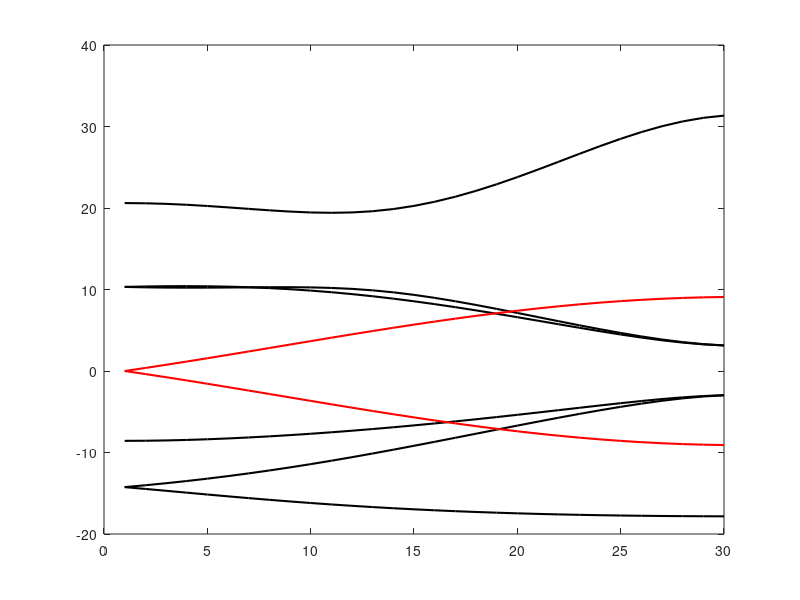

Write the MATLAB code that produced this figure.
clc
clear all
clear figure
a = 2.46*10^(-10);          % real lattice constant
Hss = -6.769; Hsp = -5.580; Hs = -5.037; Hp = -3.033;      % Parameters
Sss =  0.212; Ssp =  0.102; Ss =  0.146; Sp =  0.129;
E2s = -8.868;
%%%%%%%%%%%%%%%%%%%%%%%%%%%%%%%%%%%%%%%%%%%%%%%%%%%%%%%%%%%%%%%%%%%%%%%%%%%
%                           K to Gamma                                    %
%%%%%%%%%%%%%%%%%%%%%%%%%%%%%%%%%%%%%%%%%%%%%%%%%%%%%%%%%%%%%%%%%%%%%%%%%%%

for n=1:30
    kxx = (2*pi/(sqrt(3)*a))*(1-((n-1)/30));
    kyy = ((2*pi/(3*a))*(1-((n-1)/30)));

    H=zeros(6);
    H(1,1) = E2s;
    H(1,4) = Hss*(exp(i*kxx*(a/sqrt(3))) + 2*exp(-i*kxx*(a/(2*sqrt(3))))*cos(kyy*a/2));
    H(1,5) = Hsp*(-exp(i*kxx*(a/sqrt(3))) + exp(-i*kxx*(a/(2*sqrt(3))))*cos(kyy*a/2));
    H(1,6) = -i*sqrt(3)*Hsp*exp(-i*kxx*a/(2*sqrt(3)))*sin(kyy*a/2);
    
    H(2,4) = Hsp*(exp(i*kxx*(a/sqrt(3))) - exp(-i*kxx*(a/(2*sqrt(3))))*cos(kyy*a/2));
    H(2,5) = -Hs*exp(i*kxx*a/sqrt(3)) + (1/2)*exp(-i*kxx*a/(2*sqrt(3)))*(-Hs+3*Hp)*cos(kyy*a/2);
    H(2,6) = i*(sqrt(3)/2)*(Hs+Hp)*exp(-i*kxx*a/(2*sqrt(3)))*sin(kyy*a/2);
    
    H(3,4) = i*sqrt(3)*Hsp*exp(-i*kxx*a/(2*sqrt(3)))*sin(kyy*a/2);
    H(3,5) = i*(sqrt(3)/2)*(Hp+Hs)*exp(-i*kxx*a/(2*sqrt(3)))*sin(kyy*a/2);
    H(3,6) = exp(i*kxx*a/sqrt(3))*Hp + (1/2)*exp(-i*kxx*a/(2*sqrt(3)))*(-3*Hs + Hp)*cos(kyy*a/2);
    
    H(4,1) = Hss*(exp(-i*kxx*(a/sqrt(3))) + 2*exp(i*kxx*(a/(2*sqrt(3))))*cos(kyy*a/2));
    H(4,2) = Hsp*(exp(-i*kxx*(a/sqrt(3))) - exp(i*kxx*(a/(2*sqrt(3))))*cos(kyy*a/2));
    H(4,3) = -i*sqrt(3)*Hsp*exp(i*kxx*a/(2*sqrt(3)))*sin(kyy*a/2);
    H(4,4) = E2s;
    
    H(5,1) = Hsp*(-exp(-i*kxx*(a/sqrt(3))) + exp(i*kxx*(a/(2*sqrt(3))))*cos(kyy*a/2));
    H(5,2) = -Hs*exp(-i*kxx*a/sqrt(3)) + (1/2)*exp(i*kxx*a/(2*sqrt(3)))*(-Hs+3*Hp)*cos(kyy*a/2);
    H(5,3) = -i*(sqrt(3)/2)*(Hp+Hs)*exp(i*kxx*a/(2*sqrt(3)))*sin(kyy*a/2);
    
    H(6,1) = i*sqrt(3)*Hsp*exp(i*kxx*a/(2*sqrt(3)))*sin(kyy*a/2);
    H(6,2) = -i*(sqrt(3)/2)*(Hs+Hp)*exp(i*kxx*a/(2*sqrt(3)))*sin(kyy*a/2);
    H(6,3) = exp(-i*kxx*a/sqrt(3))*Hp + (1/2)*exp(i*kxx*a/(2*sqrt(3)))*(-3*Hs + Hp)*cos(kyy*a/2);
   
    S=zeros(6);
    S(1,1) = 1;
    S(1,4) = Sss*(exp(i*kxx*(a/sqrt(3))) + 2*exp(-i*kxx*(a/(2*sqrt(3))))*cos(kyy*a/2));
    S(1,5) = Ssp*(-exp(i*kxx*(a/sqrt(3))) + exp(-i*kxx*(a/(2*sqrt(3))))*cos(kyy*a/2));
    S(1,6) = -i*sqrt(3)*Ssp*exp(-i*kxx*a/(2*sqrt(3)))*sin(kyy*a/2);
    
    S(2,2) = 1;
    S(2,4) = Ssp*(exp(i*kxx*(a/sqrt(3))) - exp(-i*kxx*(a/(2*sqrt(3))))*cos(kyy*a/2));
    S(2,5) = -Ss*exp(i*kxx*a/sqrt(3)) + (1/2)*exp(-i*kxx*a/(2*sqrt(3)))*(-Ss+3*Sp)*cos(kyy*a/2);
    S(2,6) = i*(sqrt(3)/2)*(Ss+Sp)*exp(-i*kxx*a/(2*sqrt(3)))*sin(kyy*a/2);
    
    S(3,3) = 1;
    S(3,4) = i*sqrt(3)*Ssp*exp(-i*kxx*a/(2*sqrt(3)))*sin(kyy*a/2);
    S(3,5) = i*(sqrt(3)/2)*(Sp+Ss)*exp(-i*kxx*a/(2*sqrt(3)))*sin(kyy*a/2);
    S(3,6) = exp(i*kxx*a/sqrt(3))*Sp + (1/2)*exp(-i*kxx*a/(2*sqrt(3)))*(-3*Ss + Sp)*cos(kyy*a/2);
    
    
    S(4,1) = Sss*(exp(-i*kxx*(a/sqrt(3))) + 2*exp(i*kxx*(a/(2*sqrt(3))))*cos(kyy*a/2));
    S(4,2) = Ssp*(exp(-i*kxx*(a/sqrt(3))) - exp(i*kxx*(a/(2*sqrt(3))))*cos(kyy*a/2));
    S(4,3) = -i*sqrt(3)*Ssp*exp(i*kxx*a/(2*sqrt(3)))*sin(kyy*a/2);
    S(4,4) = 1;
    
    S(5,1) = Ssp*(-exp(-i*kxx*(a/sqrt(3))) + exp(i*kxx*(a/(2*sqrt(3))))*cos(kyy*a/2));
    S(5,2) = -Ss*exp(-i*kxx*a/sqrt(3)) + (1/2)*exp(i*kxx*a/(2*sqrt(3)))*(-Ss+3*Sp)*cos(kyy*a/2);
    S(5,3) = -i*(sqrt(3)/2)*(Sp+Ss)*exp(i*kxx*a/(2*sqrt(3)))*sin(kyy*a/2);
    S(5,5) = 1;
    
    S(6,1) = i*sqrt(3)*Ssp*exp(i*kxx*a/(2*sqrt(3)))*sin(kyy*a/2);
    S(6,2) = -i*(sqrt(3)/2)*(Ss+Sp)*exp(i*kxx*a/(2*sqrt(3)))*sin(kyy*a/2);
    S(6,3) = exp(-i*kxx*a/sqrt(3))*Sp + (1/2)*exp(i*kxx*a/(2*sqrt(3)))*(-3*Ss + Sp)*cos(kyy*a/2);
    S(6,6) = 1;
    
    [V,D] = eig(H,S);
    E_1(n) = D(1,1);
    E_2(n) = D(2,2);
    E_3(n) = D(3,3);
    E_4(n) = D(4,4);
    E_5(n) = D(5,5);
    E_6(n) = D(6,6);

end
plot(E_1,'color','k','LineWidth',1.5)
hold on
plot(E_2,'color','k','LineWidth',1.5)
hold on
plot(E_3,'color','k','LineWidth',1.5)
hold on
plot(E_4,'color','k','LineWidth',1.5)
hold on
plot(E_5,'color','k','LineWidth',1.5)
hold on
plot(E_6,'color','k','LineWidth',1.5)

clc
clear all
clear figure
a = 2.46*10^(-10);          % real lattice constant
t = -3.033; s = 0.129;      % Parameters

%%%%%%%%%%%%%%%%%%%%%%%%%%%%%%%%%%%%%%%%%%%%%%%%%%%%%%%%%%%%%%%%%%%%%%%%%%%
%                           K to Gamma                                    %
%%%%%%%%%%%%%%%%%%%%%%%%%%%%%%%%%%%%%%%%%%%%%%%%%%%%%%%%%%%%%%%%%%%%%%%%%%%

for n=1:30
    kxx = (2*pi/(sqrt(3)*a))*(1-((n-1)/30));
    kyy = ((2*pi/(3*a))*(1-((n-1)/30)));

    fk = exp(1i*kxx*(a/sqrt(3))) + 2*exp(-1i*kxx*(a/(2*sqrt(3))))*cos(kyy*(a/2));
    fk_conj = exp(-1i*kxx*(a/sqrt(3))) + 2*exp(1i*kxx*(a/(2*sqrt(3))))*cos(kyy*(a/2));
    
    H=zeros(2);
    H(1,2) = t*fk;
    H(2,1) = t*fk_conj;
    
    S=ones(2);
    S(1,2) = s*fk;
    S(2,1) = s*fk_conj;
    
    [V,D] = eig(H);
    E_1(n) = D(1,1);
    E_2(n) = D(2,2);
    
end
%plot3(kxx,kyy,E_1,'.r')
plot(E_1,'color','r','LineWidth',1.5)
hold on
plot(E_2,'color','r','LineWidth',1.5)
hold on

%%%%%%%%%%%%%%%%%%%%%%%%%%%%%%%%%%%%%%%%%%%%%%%%%%%%%%%%%%%%%%%%%%%%%%%%%%%
%                          Gamma to M                                     %
%%%%%%%%%%%%%%%%%%%%%%%%%%%%%%%%%%%%%%%%%%%%%%%%%%%%%%%%%%%%%%%%%%%%%%%%%%%



%%%%%%%%%%%%%%%%%%%%%%%%%%%%%%%%%%%%%%%%%%%%%%%%%%%%%%%%%%%%%%%%%%%%%%%%%%%
%                           Graph Setting                                 %
%%%%%%%%%%%%%%%%%%%%%%%%%%%%%%%%%%%%%%%%%%%%%%%%%%%%%%%%%%%%%%%%%%%%%%%%%%%
%title('Graphene Band diagram for High Symmetry K points','FontSize',10,'FontWeight','bold')
% mylabelx=[0.5, 30.5 , 60.5,78, 33, 33, 33 , 33 , 33 , 33 ];
% mylabely=[-19.5,-19.5,-19.5,-19.5, -8 , 14.5, -17 , -3 ,1.7, 28 ];
% labels = {'K','\Gamma','M','K', '\pi', '\pi*' ,'\sigma', '\sigma' , '\sigma*' , '\sigma*' };
% text(mylabelx,mylabely,labels,'VerticalAlignment','bottom','FontSize',10,'FontWeight','bold')
% ylabel('Energy (eV)','FontSize',10,'FontWeight','bold')
% xlabel('High Symmetry k Points','FontSize',10,'FontWeight','bold')
% xline(30)
% xline(60)
% xline(80)
% yline(0, 'g')
% set(gca,'XTick',[])
